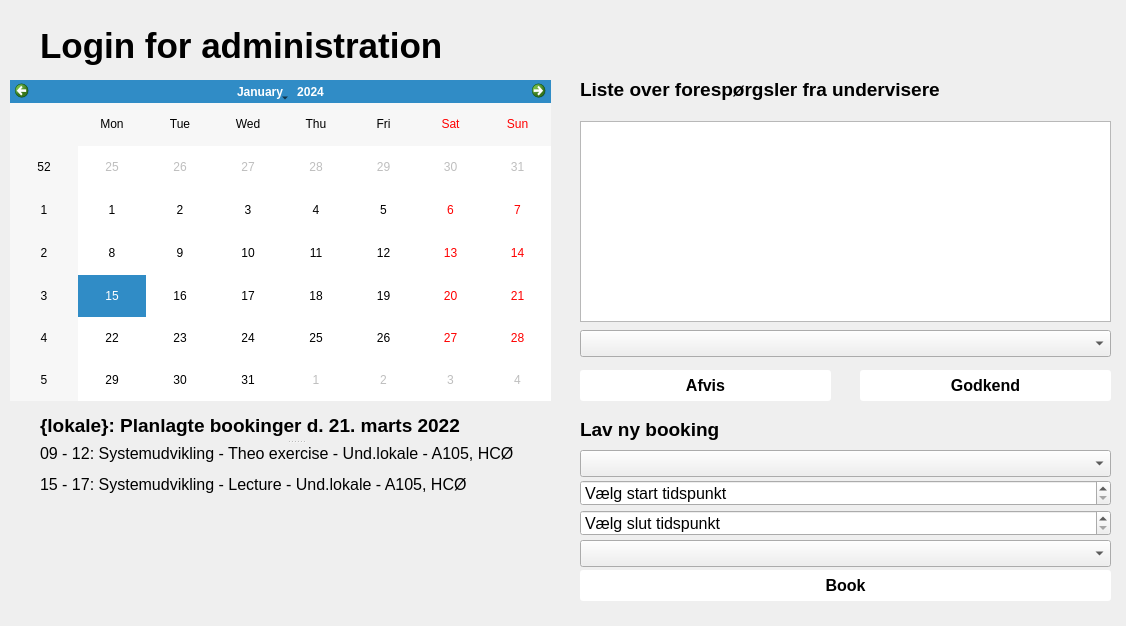
<?xml version="1.0" encoding="UTF-8"?>
<ui version="4.0">
 <class>Form</class>
 <widget class="QWidget" name="Form">
  <property name="geometry">
   <rect>
    <x>0</x>
    <y>0</y>
    <width>1126</width>
    <height>626</height>
   </rect>
  </property>
  <property name="windowTitle">
   <string>Form</string>
  </property>
  <widget class="QTimeEdit" name="tidstart">
   <property name="geometry">
    <rect>
     <x>580</x>
     <y>480</y>
     <width>531</width>
     <height>26</height>
    </rect>
   </property>
   <property name="font">
    <font>
     <pointsize>12</pointsize>
    </font>
   </property>
   <property name="specialValueText">
    <string>Vælg start tidspunkt</string>
   </property>
  </widget>
  <widget class="QSplitter" name="splitter">
   <property name="geometry">
    <rect>
     <x>40</x>
     <y>410</y>
     <width>511</width>
     <height>191</height>
    </rect>
   </property>
   <property name="orientation">
    <enum>Qt::Vertical</enum>
   </property>
   <widget class="QLabel" name="datoValgS">
    <property name="font">
     <font>
      <pointsize>14</pointsize>
      <bold>true</bold>
     </font>
    </property>
    <property name="text">
     <string>{lokale}: Planlagte bookinger d. 21. marts 2022</string>
    </property>
   </widget>
   <widget class="QLabel" name="datoIndholdS">
    <property name="font">
     <font>
      <pointsize>12</pointsize>
     </font>
    </property>
    <property name="text">
     <string>&lt;html&gt;&lt;head/&gt;&lt;body&gt;&lt;p&gt;09 - 12: Systemudvikling - Theo exercise - Und.lokale - A105, HCØ&lt;/p&gt;&lt;p&gt;15 - 17: Systemudvikling - Lecture - Und.lokale - A105, HCØ&lt;/p&gt;&lt;/body&gt;&lt;/html&gt;</string>
    </property>
    <property name="alignment">
     <set>Qt::AlignLeading|Qt::AlignLeft|Qt::AlignTop</set>
    </property>
    <property name="wordWrap">
     <bool>true</bool>
    </property>
   </widget>
  </widget>
  <widget class="QPushButton" name="godkendBooking">
   <property name="geometry">
    <rect>
     <x>860</x>
     <y>370</y>
     <width>251</width>
     <height>31</height>
    </rect>
   </property>
   <property name="font">
    <font>
     <pointsize>12</pointsize>
     <bold>true</bold>
    </font>
   </property>
   <property name="mouseTracking">
    <bool>true</bool>
   </property>
   <property name="styleSheet">
    <string notr="true">QPushButton {
background-color: rgb(255, 255, 255);
border-radius:3px;
}

QPushButton:hover {
background-color: rgb(250, 250, 250);
}</string>
   </property>
   <property name="text">
    <string>Godkend</string>
   </property>
  </widget>
  <widget class="QTimeEdit" name="tidslut">
   <property name="geometry">
    <rect>
     <x>580</x>
     <y>510</y>
     <width>531</width>
     <height>26</height>
    </rect>
   </property>
   <property name="font">
    <font>
     <pointsize>12</pointsize>
    </font>
   </property>
   <property name="specialValueText">
    <string>Vælg slut tidspunkt</string>
   </property>
  </widget>
  <widget class="QComboBox" name="kursusDropdown">
   <property name="geometry">
    <rect>
     <x>580</x>
     <y>540</y>
     <width>531</width>
     <height>27</height>
    </rect>
   </property>
   <property name="font">
    <font>
     <pointsize>12</pointsize>
    </font>
   </property>
   <property name="autoFillBackground">
    <bool>false</bool>
   </property>
   <property name="styleSheet">
    <string notr="true"/>
   </property>
   <property name="currentText">
    <string/>
   </property>
   <property name="placeholderText">
    <string>Vælg kursus</string>
   </property>
   <item>
    <property name="text">
     <string>Systemudvikling - Theo exercise</string>
    </property>
   </item>
   <item>
    <property name="text">
     <string>Systemudvikling - Lecture</string>
    </property>
   </item>
   <item>
    <property name="text">
     <string>Sygedomslære - Forelæsning</string>
    </property>
   </item>
   <item>
    <property name="text">
     <string>Sygedomslære - SAU</string>
    </property>
   </item>
   <item>
    <property name="text">
     <string>Sygedomslære - Café</string>
    </property>
   </item>
  </widget>
  <widget class="QComboBox" name="lokaleDropdown">
   <property name="geometry">
    <rect>
     <x>580</x>
     <y>330</y>
     <width>531</width>
     <height>27</height>
    </rect>
   </property>
   <property name="font">
    <font>
     <pointsize>12</pointsize>
    </font>
   </property>
   <property name="autoFillBackground">
    <bool>false</bool>
   </property>
   <property name="styleSheet">
    <string notr="true"/>
   </property>
   <property name="currentText">
    <string/>
   </property>
   <property name="placeholderText">
    <string>Vælg lokale</string>
   </property>
   <item>
    <property name="text">
     <string>Und.lokale - A102, HCØ</string>
    </property>
   </item>
   <item>
    <property name="text">
     <string>Und.lokale - A105, HCØ</string>
    </property>
   </item>
   <item>
    <property name="text">
     <string>Aud. - Lille UP1, DIKU</string>
    </property>
   </item>
   <item>
    <property name="text">
     <string>Aud. - Niels K. Jerne, Panum</string>
    </property>
   </item>
   <item>
    <property name="text">
     <string>Und.lokale - 13.1.83, Panum</string>
    </property>
   </item>
  </widget>
  <widget class="QCalendarWidget" name="kalenderSekretar">
   <property name="geometry">
    <rect>
     <x>10</x>
     <y>80</y>
     <width>541</width>
     <height>321</height>
    </rect>
   </property>
  </widget>
  <widget class="QLabel" name="datovalg_2">
   <property name="geometry">
    <rect>
     <x>40</x>
     <y>20</y>
     <width>701</width>
     <height>51</height>
    </rect>
   </property>
   <property name="font">
    <font>
     <pointsize>26</pointsize>
     <bold>true</bold>
    </font>
   </property>
   <property name="text">
    <string>Login for administration</string>
   </property>
  </widget>
  <widget class="QPushButton" name="bookLokale">
   <property name="geometry">
    <rect>
     <x>580</x>
     <y>570</y>
     <width>531</width>
     <height>31</height>
    </rect>
   </property>
   <property name="font">
    <font>
     <pointsize>12</pointsize>
     <bold>true</bold>
    </font>
   </property>
   <property name="mouseTracking">
    <bool>true</bool>
   </property>
   <property name="styleSheet">
    <string notr="true">QPushButton {
background-color: rgb(255, 255, 255);
border-radius:3px;
}

QPushButton:hover {
background-color: rgb(250, 250, 250);
}</string>
   </property>
   <property name="text">
    <string>Book</string>
   </property>
  </widget>
  <widget class="QLabel" name="datoValgS_2">
   <property name="geometry">
    <rect>
     <x>580</x>
     <y>64</y>
     <width>451</width>
     <height>51</height>
    </rect>
   </property>
   <property name="font">
    <font>
     <pointsize>14</pointsize>
     <bold>true</bold>
    </font>
   </property>
   <property name="text">
    <string>Liste over forespørgsler fra undervisere</string>
   </property>
  </widget>
  <widget class="QListWidget" name="listRequest">
   <property name="geometry">
    <rect>
     <x>580</x>
     <y>121</y>
     <width>531</width>
     <height>201</height>
    </rect>
   </property>
   <property name="font">
    <font>
     <pointsize>11</pointsize>
    </font>
   </property>
  </widget>
  <widget class="QPushButton" name="afvisBooking">
   <property name="geometry">
    <rect>
     <x>580</x>
     <y>370</y>
     <width>251</width>
     <height>31</height>
    </rect>
   </property>
   <property name="font">
    <font>
     <pointsize>12</pointsize>
     <bold>true</bold>
    </font>
   </property>
   <property name="mouseTracking">
    <bool>true</bool>
   </property>
   <property name="styleSheet">
    <string notr="true">QPushButton {
background-color: rgb(255, 255, 255);
border-radius:3px;
}

QPushButton:hover {
background-color: rgb(250, 250, 250);
}</string>
   </property>
   <property name="text">
    <string>Afvis</string>
   </property>
  </widget>
  <widget class="QComboBox" name="lokaleDropdownNyBooking">
   <property name="geometry">
    <rect>
     <x>580</x>
     <y>450</y>
     <width>531</width>
     <height>27</height>
    </rect>
   </property>
   <property name="font">
    <font>
     <pointsize>12</pointsize>
    </font>
   </property>
   <property name="autoFillBackground">
    <bool>false</bool>
   </property>
   <property name="styleSheet">
    <string notr="true"/>
   </property>
   <property name="currentText">
    <string/>
   </property>
   <property name="placeholderText">
    <string>Vælg lokale</string>
   </property>
   <item>
    <property name="text">
     <string>Und.lokale - A102, HCØ</string>
    </property>
   </item>
   <item>
    <property name="text">
     <string>Und.lokale - A105, HCØ</string>
    </property>
   </item>
   <item>
    <property name="text">
     <string>Aud. - Lille UP1, DIKU</string>
    </property>
   </item>
   <item>
    <property name="text">
     <string>Aud. - Niels K. Jerne, Panum</string>
    </property>
   </item>
   <item>
    <property name="text">
     <string>Und.lokale - 13.1.83, Panum</string>
    </property>
   </item>
  </widget>
  <widget class="QLabel" name="datoValgS_3">
   <property name="geometry">
    <rect>
     <x>580</x>
     <y>410</y>
     <width>511</width>
     <height>38</height>
    </rect>
   </property>
   <property name="font">
    <font>
     <pointsize>14</pointsize>
     <bold>true</bold>
    </font>
   </property>
   <property name="text">
    <string>Lav ny booking</string>
   </property>
  </widget>
 </widget>
 <resources/>
 <connections/>
</ui>
